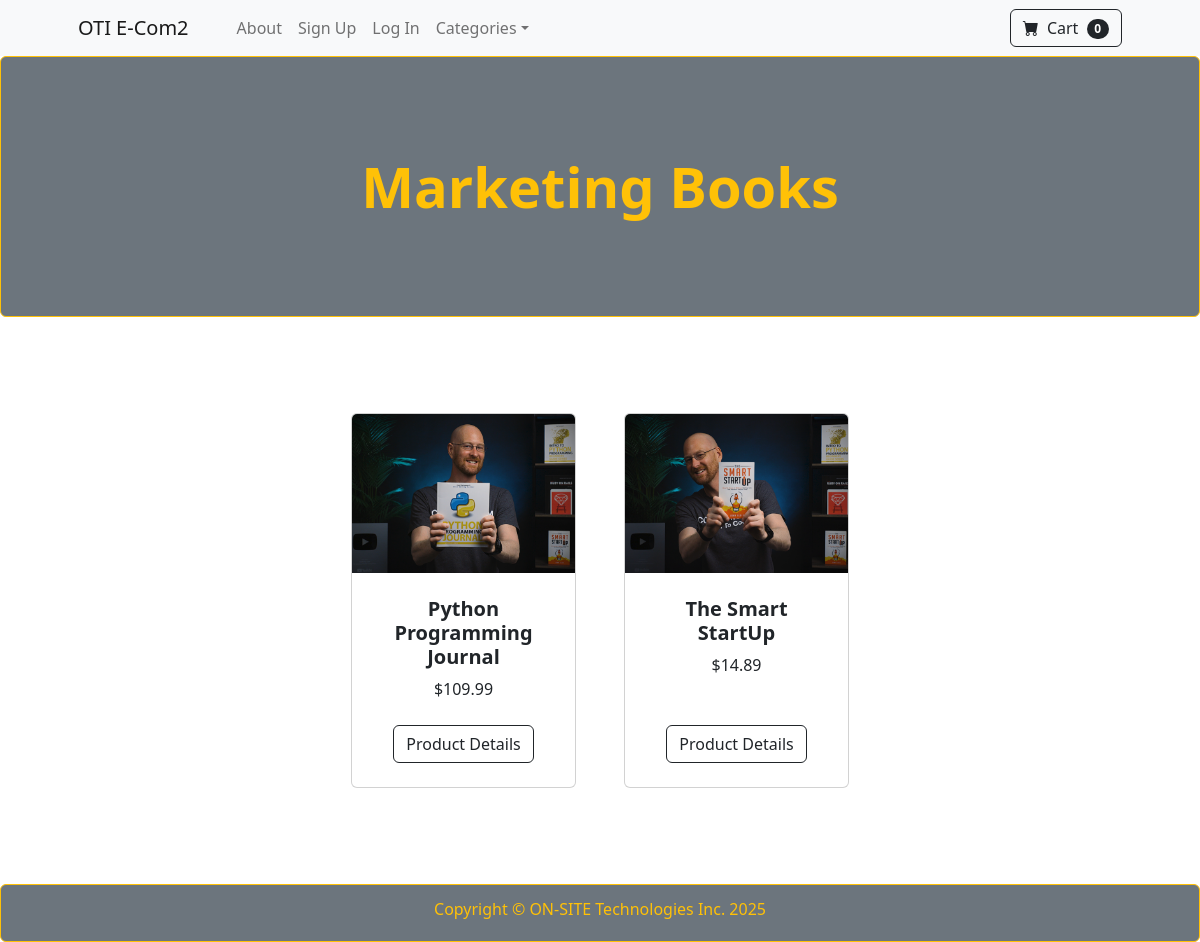
/category/Marketing Books, run on the app's committed database.
### store/models.py (models this page shows, shortened)
class Category (models.Model):
    name = models.CharField(max_length=100)
    def __str__(self):
        return self.name
    class Meta:
        verbose_name_plural = 'Categories'

class Product (models.Model):
    name = models.CharField(max_length=100)
    category = models.ForeignKey(Category, on_delete=models.CASCADE, default=1)
    price = models.DecimalField(max_digits=6, decimal_places=2, db_default=0)
    description = models.CharField(max_length=250, default='', blank=True, null=True)
    image = models.ImageField(upload_to='uploads/product/')
    is_sale = models.BooleanField(db_default=False)
    sale_price = models.DecimalField(max_digits=6, decimal_places=2, db_default=0)

### store/views.py (the view)
# urls.py: path('category/<str:vr>', views.category, name='category'),
def category(request, vr):
    try:
        category = Category.objects.get(name=vr)
        products = Product.objects.filter(category=category)
        return render(request, 'category.html', {'products': products, 'category': category})
    except:
        messages.danger(request, ('Sorry, that category does not exist.'))
        return redirect('home')

### cart/cart.py (called while the page is built)
    def __len__(self):
        return len(self.cart)

### cart/context_processors.py (called while the page is built)
def cart(request):
    return {'cart': Cart(request)}

### store/templates/category.html
{% extends 'base.html' %}
{% block content %}
<header class="bg-secondary py-5 border border-warning rounded-2">
    <div class="container px-4 px-lg-5 my-5">
        <div class="text-center text-warning">
            <h1 class="display-4 fw-bolder">{{ category }}</h1>
        </div>
    </div>
</header>
<section class="py-5">
    <div class="container px-4 px-lg-5 mt-5">
        <div class="row gx-4 gx-lg-5 row-cols-2 row-cols-md-3 row-cols-xl-4 justify-content-center">
            {% for prod in products %}
                {% if prod.is_sale %}
                    <div class="col mb-5">
                        <div class="card h-100">
                                <div class="badge bg-dark text-white position-absolute" style="top:0.5rem; right: 0.5rem">Sale</div>
                            <img class="card-img-top" src="{{prod.image.url}}" alt="..." />
                            <div class="card-body p-4">
                                <div class="text-center">
                                    <h5 class="fw-bolder">{{ prod.name }}</h5>
                                    <div class="d-flex justify-content-center fw-normal text-warning bg-black mb-2">
                                        <div class="bi-star-fill"></div>
                                        &nbsp;&nbsp;Sale!!&nbsp;&nbsp;
                                        <div class="bi-star-fill"></div>
                                    </div>
                                        <strike>${{ prod.price }}</strike>
                                    ${{ prod.sale_price }}
                                </div>
                            </div>
                            <div class="card-footer p-4 pt-0 border-top-0 bg-transparent">
                                <div class="text-center"><a class="btn btn-outline-dark mt-auto" href="{% url 'product' prod.id %}">Product Details</a></div>
                            </div>
                        </div>
                    </div>
                {% else %}
                    <div class="col mb-5">
                        <div class="card h-100">
                            <img class="card-img-top" src="{{prod.image.url}}" alt="..." />
                            <div class="card-body p-4">
                                <div class="text-center">
                                    <h5 class="fw-bolder">{{ prod.name }}</h5>
                                ${{ prod.price }}
                                </div>
                            </div>
                            <div class="card-footer p-4 pt-0 border-top-0 bg-transparent">
                                <div class="text-center"><a class="btn btn-outline-dark mt-auto" href="{% url 'product' prod.id %}">Product Details</a></div>
                            </div>
                        </div>
                    </div>
                {% endif %}
            {% endfor %}
        </div>
    </div>
</section>
{%endblock%}

### data on the page
Category: name "Marketing Books"
Product: image (picture), name "Python Programming Journal", price "109.99"
Product: image (picture), name "The Smart StartUp", price "14.89"

### other printed values
{{ cart|length }} "0"
